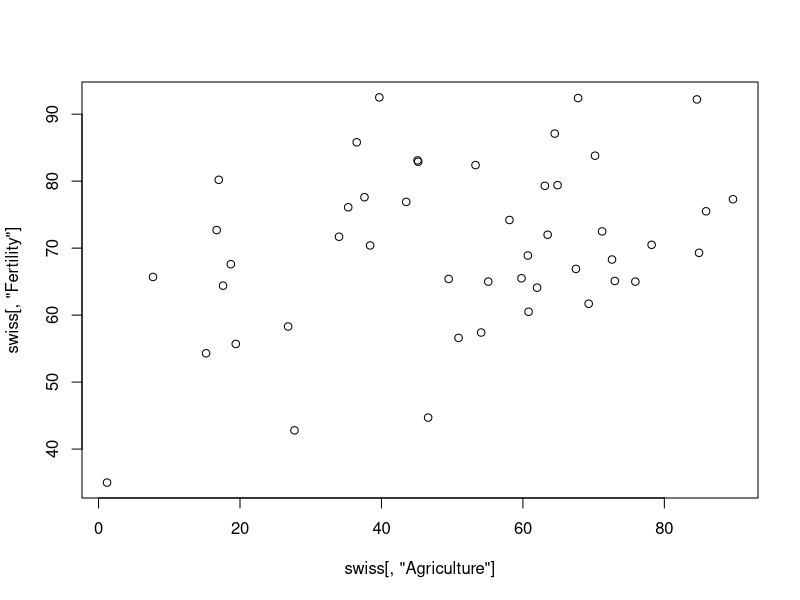
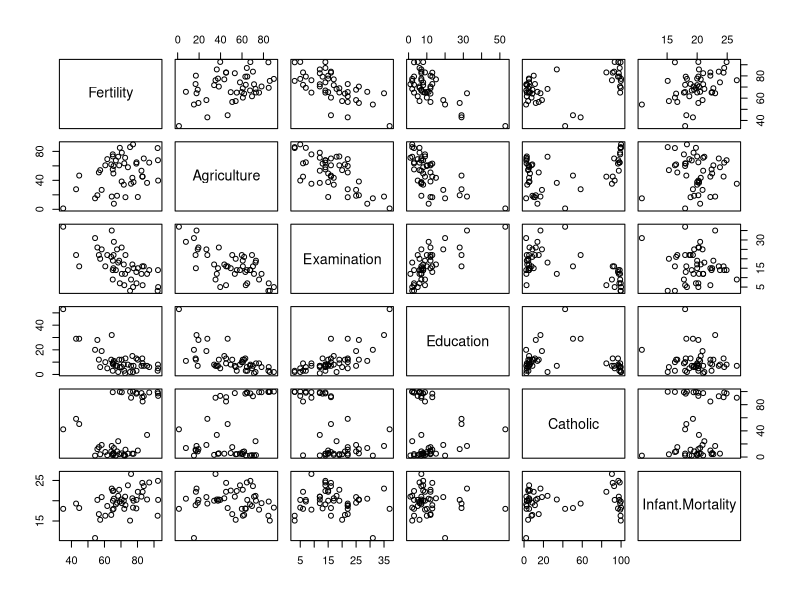

Generate these figures, in order, with R:
swiss
d.fert <- swiss
d.fert = swiss
names(swiss)
swiss[,"Fertility"]
swiss[,"Agriculture"]
dim(swiss)
plot(swiss[,"Agriculture"],swiss[,"Fertility"])
plot(swiss)

#BASICS
#1.VECTORS
t.v <- c(2,5,9)
t.a <- c(3.1,8,0)
t.u <- c(t.v,t.a)
t.k <- c(t.v, 3.2)

#SEQUENCE
seq(1,9)
seq(0,3, by= 0.5)

#REPETITION
rep(0.7,5)
rep(c(1,3,5), length = 8)

#FUNCTIONS and OPERATIONS
fert <- swiss[,"Fertility"]
var(fert)
options(digits = 5)#affects how numbers are displayed

#ARITHMETIC
2+5
#seq(2,5) == 2:5
(2:5)^c(2,3,1,0)
(2:5)^2
(1:6)*(1:2)
(1:5)-(0:1)

#CHARACTER VECTORS
t.names <- c("Urs","Anna","Max","Pia")
#length of strings
nchar(t.names)
#string manipulations
substring (t.names,3,4)
